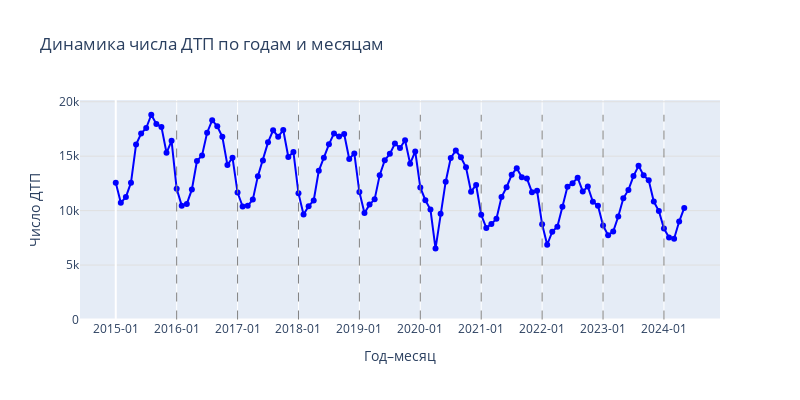

This figure's notebook cell:
### Markdown cell above
# Динамика числа ДТП по годам и месяцам

## Описание задачи

Следующая ячейка анализирует многолетнюю динамику числа дорожно-транспортных происшествий (ДТП) в России на основе выборочных данных. Цель — выявить тенденции изменения количества аварий и погибших по месяцам и годам.

## Данные

Используются данные из таблицы `accidents`, агрегированные по годам и месяцам с расчётом общего числа ДТП и погибших.

### Code cell
# Динамика числа ДТП по годам и месяцам (интерактивно)
import sys, os
import plotly.graph_objects as go
from utils import run_query, save_html

# SQL-запрос: месячная агрегация
sql_monthly = """
SELECT
  CAST(strftime('%Y', datetime) AS INTEGER) AS year,
  CAST(strftime('%m', datetime) AS INTEGER) AS month,
  COUNT(*)                                 AS accident_count,
  SUM(dead_count)                          AS dead_count
FROM accidents
GROUP BY year, month
ORDER BY year, month
"""
monthly_stats = run_query(conn, sql_monthly)

# готовим подписи для оси X — первый месяц каждого года
time_labels   = []
tick_positions = []
current_year  = None
for i, (y, m) in enumerate(zip(monthly_stats["year"], monthly_stats["month"])):
    if y != current_year:
        time_labels.append(f"{y}-{m:02d}")
        tick_positions.append(i)
        current_year = y

# строим интерактивный график
fig = go.Figure()

fig.add_trace(go.Scatter(
    x=list(range(len(monthly_stats))),
    y=monthly_stats["accident_count"],
    mode="lines+markers",
    name="Число ДТП",
    line=dict(color="blue", width=2),
    marker=dict(size=6)
))

# вертикальные линии разделения годов
for pos in tick_positions[1:]:
    fig.add_shape(
        type="line",
        x0=pos, y0=0,
        x1=pos, y1=monthly_stats["accident_count"].max(),
        line=dict(color="gray", width=1, dash="dash")
    )

# оформление
fig.update_layout(
    title="Динамика числа ДТП по годам и месяцам",
    xaxis_title="Год–месяц",
    yaxis_title="Число ДТП",
    xaxis=dict(
        tickmode="array",
        tickvals=tick_positions,
        ticktext=time_labels,
        tickangle=0
    ),
    yaxis=dict(showgrid=True, gridcolor="#e0e0e0"),
    width=800,
    height=400
)

fig.show()

# сохраняем в HTML для интерактивного просмотра
save_html(fig, os.path.join(FIG_INT_DIR, "monthly_accidents.html"))

### Figure 1 — Plotly figure (JSON) as saved in the notebook; plotly's stock layout.template omitted (floating-point values rounded to 4 significant figures)
{"data": [{"line": {"color": "blue", "width": 2}, "marker": {"size": 6}, "mode": "lines+markers", "name": "Число ДТП", "type": "scatter", "x": [0, 1, 2, 3, 4, 5, 6, 7, 8, 9, 10, 11, 12, 13, 14, 15, 16, 17, 18, 19, 20, 21, 22, 23, 24, 25, 26, 27, 28, 29, 30, 31, 32, 33, 34, 35, 36, 37, 38, 39, 40, 41, 42, 43, 44, 45, 46, 47, 48, 49, 50, 51, 52, 53, 54, 55, 56, 57, 58, 59, 60, 61, 62, 63, 64, 65, 66, 67, 68, 69, 70, 71, 72, 73, 74, 75, 76, 77, 78, 79, 80, 81, 82, 83, 84, 85, 86, 87, 88, 89, 90, 91, 92, 93, 94, 95, 96, 97, 98, 99, 100, 101, 102, 103, 104, 105, 106, 107, 108, 109, 110, 111, 112], "y": [12550, 10720, 11261, 12568, 16062, 17074, 17587, 18805, 17959, 17690, 15311, 16413, 12002, 10458, 10618, 11947, 14552, 15072, 17155, 18307, 17742, 16784, 14190, 14867, 11667, 10378, 10437, 11012, 13166, 14613, 16271, 17376, 16790, 17403, 14930, 15389, 11585, 9647, 10405, 10936, 13653, 14859, 16092, 17092, 16804, 17033, 14746, 15247, 11709, 9778, 10552, 11033, 13258, 14628, 15212, 16158, 15744, 16462, 14311, 15435, 12126, 10954, 10098, 6518, 9701, 12658, 14834, 15519, 14899, 13981, 11737, 12357, 9613, 8406, 8781, 9245, 11242, 12150, 13285, 13899, 13073, 12955, 11690, 11836, 8740, 6865, 8068, 8526, 10357, 12203, 12520, 13025, 11764, 12210, 10818, 10452, 8634, 7736, 8077, 9463, 11131, 11901, 13175, 14115, 13237, 12783, 10832, 9960, 8348, 7535, 7425, 8995, 10251]}], "layout": {"height": 400, "shapes": [{"line": {"color": "gray", "dash": "dash", "width": 1}, "type": "line", "x0": 12, "x1": 12, "y0": 0, "y1": 18805}, {"line": {"color": "gray", "dash": "dash", "width": 1}, "type": "line", "x0": 24, "x1": 24, "y0": 0, "y1": 18805}, {"line": {"color": "gray", "dash": "dash", "width": 1}, "type": "line", "x0": 36, "x1": 36, "y0": 0, "y1": 18805}, {"line": {"color": "gray", "dash": "dash", "width": 1}, "type": "line", "x0": 48, "x1": 48, "y0": 0, "y1": 18805}, {"line": {"color": "gray", "dash": "dash", "width": 1}, "type": "line", "x0": 60, "x1": 60, "y0": 0, "y1": 18805}, {"line": {"color": "gray", "dash": "dash", "width": 1}, "type": "line", "x0": 72, "x1": 72, "y0": 0, "y1": 18805}, {"line": {"color": "gray", "dash": "dash", "width": 1}, "type": "line", "x0": 84, "x1": 84, "y0": 0, "y1": 18805}, {"line": {"color": "gray", "dash": "dash", "width": 1}, "type": "line", "x0": 96, "x1": 96, "y0": 0, "y1": 18805}, {"line": {"color": "gray", "dash": "dash", "width": 1}, "type": "line", "x0": 108, "x1": 108, "y0": 0, "y1": 18805}], "title": {"text": "Динамика числа ДТП по годам и месяцам"}, "width": 800, "xaxis": {"tickangle": 0, "tickmode": "array", "ticktext": ["2015-01", "2016-01", "2017-01", "2018-01", "2019-01", "2020-01", "2021-01", "2022-01", "2023-01", "2024-01"], "tickvals": [0, 12, 24, 36, 48, 60, 72, 84, 96, 108], "title": {"text": "Год–месяц"}}, "yaxis": {"gridcolor": "#e0e0e0", "showgrid": true, "title": {"text": "Число ДТП"}}}}
